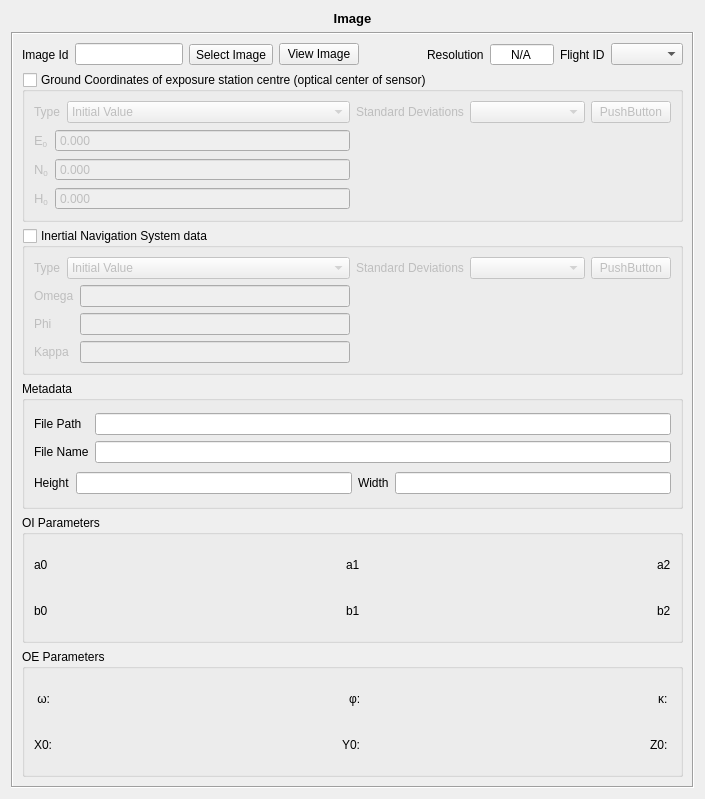
<?xml version="1.0" encoding="UTF-8"?>
<ui version="4.0">
 <class>ImageView</class>
 <widget class="QWidget" name="ImageView">
  <property name="geometry">
   <rect>
    <x>0</x>
    <y>0</y>
    <width>705</width>
    <height>799</height>
   </rect>
  </property>
  <property name="windowTitle">
   <string>Form</string>
  </property>
  <layout class="QVBoxLayout" name="verticalLayout_16">
   <item>
    <widget class="QLabel" name="label_8">
     <property name="sizePolicy">
      <sizepolicy hsizetype="Preferred" vsizetype="Fixed">
       <horstretch>0</horstretch>
       <verstretch>0</verstretch>
      </sizepolicy>
     </property>
     <property name="text">
      <string>&lt;!DOCTYPE HTML PUBLIC &quot;-//W3C//DTD HTML 4.0//EN&quot; &quot;http://www.w3.org/TR/REC-html40/strict.dtd&quot;&gt;
&lt;html&gt;&lt;head&gt;&lt;meta name=&quot;qrichtext&quot; content=&quot;1&quot; /&gt;&lt;style type=&quot;text/css&quot;&gt;
p, li { white-space: pre-wrap; }
&lt;/style&gt;&lt;/head&gt;&lt;body style=&quot; font-family:'Sans'; font-size:10pt; font-weight:400; font-style:normal;&quot;&gt;
&lt;p style=&quot; margin-top:0px; margin-bottom:0px; margin-left:0px; margin-right:0px; -qt-block-indent:0; text-indent:0px;&quot;&gt;&lt;span style=&quot; font-weight:600;&quot;&gt;Image&lt;/span&gt;&lt;/p&gt;&lt;/body&gt;&lt;/html&gt;</string>
     </property>
     <property name="alignment">
      <set>Qt::AlignCenter</set>
     </property>
    </widget>
   </item>
   <item>
    <widget class="QFrame" name="frame">
     <property name="frameShape">
      <enum>QFrame::Box</enum>
     </property>
     <property name="frameShadow">
      <enum>QFrame::Sunken</enum>
     </property>
     <layout class="QVBoxLayout" name="verticalLayout_15">
      <item>
       <layout class="QHBoxLayout" name="horizontalLayout_10">
        <item>
         <widget class="QLabel" name="label">
          <property name="text">
           <string>Image Id</string>
          </property>
         </widget>
        </item>
        <item>
         <widget class="QLineEdit" name="imageIDLine"/>
        </item>
        <item>
         <widget class="QToolButton" name="fileImageButton">
          <property name="text">
           <string>Select Image</string>
          </property>
         </widget>
        </item>
        <item>
         <widget class="QPushButton" name="viewButton">
          <property name="text">
           <string>View Image</string>
          </property>
         </widget>
        </item>
        <item>
         <spacer name="horizontalSpacer">
          <property name="orientation">
           <enum>Qt::Horizontal</enum>
          </property>
          <property name="sizeHint" stdset="0">
           <size>
            <width>40</width>
            <height>20</height>
           </size>
          </property>
         </spacer>
        </item>
        <item>
         <widget class="QLabel" name="label_7">
          <property name="text">
           <string>Resolution</string>
          </property>
         </widget>
        </item>
        <item>
         <widget class="QSpinBox" name="resolutionSpin">
          <property name="autoFillBackground">
           <bool>false</bool>
          </property>
          <property name="alignment">
           <set>Qt::AlignCenter</set>
          </property>
          <property name="buttonSymbols">
           <enum>QAbstractSpinBox::NoButtons</enum>
          </property>
          <property name="specialValueText">
           <string>N/A</string>
          </property>
          <property name="accelerated">
           <bool>true</bool>
          </property>
          <property name="suffix">
           <string> dpi</string>
          </property>
          <property name="minimum">
           <number>0</number>
          </property>
          <property name="maximum">
           <number>10000</number>
          </property>
          <property name="value">
           <number>0</number>
          </property>
         </widget>
        </item>
        <item>
         <widget class="QLabel" name="label_6">
          <property name="text">
           <string>Flight ID</string>
          </property>
         </widget>
        </item>
        <item>
         <widget class="QComboBox" name="flightIdComboBox"/>
        </item>
       </layout>
      </item>
      <item>
       <widget class="QGroupBox" name="gnssGroup">
        <property name="minimumSize">
         <size>
          <width>0</width>
          <height>100</height>
         </size>
        </property>
        <property name="title">
         <string>Ground Coordinates of exposure station centre (optical center of sensor)</string>
        </property>
        <property name="checkable">
         <bool>true</bool>
        </property>
        <property name="checked">
         <bool>false</bool>
        </property>
        <layout class="QHBoxLayout" name="horizontalLayout_6" stretch="1,1">
         <item>
          <layout class="QVBoxLayout" name="verticalLayout_8">
           <item>
            <layout class="QHBoxLayout" name="horizontalLayout_11" stretch="0,1">
             <item>
              <widget class="QLabel" name="label_11">
               <property name="text">
                <string>Type</string>
               </property>
              </widget>
             </item>
             <item>
              <widget class="QComboBox" name="gnssTypeComboBox">
               <item>
                <property name="text">
                 <string>Initial Value</string>
                </property>
               </item>
               <item>
                <property name="text">
                 <string>Fixed Value</string>
                </property>
               </item>
               <item>
                <property name="text">
                 <string>Not Considered</string>
                </property>
               </item>
              </widget>
             </item>
            </layout>
           </item>
           <item>
            <layout class="QHBoxLayout" name="horizontalLayout_5" stretch="0,1">
             <item>
              <layout class="QVBoxLayout" name="verticalLayout_6">
               <item>
                <widget class="QLabel" name="label_17">
                 <property name="text">
                  <string>&lt;!DOCTYPE HTML PUBLIC &quot;-//W3C//DTD HTML 4.0//EN&quot; &quot;http://www.w3.org/TR/REC-html40/strict.dtd&quot;&gt;
&lt;html&gt;&lt;head&gt;&lt;meta name=&quot;qrichtext&quot; content=&quot;1&quot; /&gt;&lt;style type=&quot;text/css&quot;&gt;
p, li { white-space: pre-wrap; }
&lt;/style&gt;&lt;/head&gt;&lt;body style=&quot; font-family:'Sans'; font-size:10pt; font-weight:400; font-style:normal;&quot;&gt;
&lt;table style=&quot;-qt-table-type: root; margin-top:4px; margin-bottom:4px; margin-left:4px; margin-right:4px;&quot;&gt;
&lt;tr&gt;
&lt;td style=&quot;border: none;&quot;&gt;
&lt;p style=&quot; margin-top:0px; margin-bottom:0px; margin-left:0px; margin-right:0px; -qt-block-indent:0; text-indent:0px;&quot;&gt;E&lt;span style=&quot; vertical-align:sub;&quot;&gt;0&lt;/span&gt;&lt;/p&gt;&lt;/td&gt;&lt;/tr&gt;&lt;/table&gt;&lt;/body&gt;&lt;/html&gt;</string>
                 </property>
                </widget>
               </item>
               <item>
                <widget class="QLabel" name="label_18">
                 <property name="text">
                  <string>&lt;!DOCTYPE HTML PUBLIC &quot;-//W3C//DTD HTML 4.0//EN&quot; &quot;http://www.w3.org/TR/REC-html40/strict.dtd&quot;&gt;
&lt;html&gt;&lt;head&gt;&lt;meta name=&quot;qrichtext&quot; content=&quot;1&quot; /&gt;&lt;style type=&quot;text/css&quot;&gt;
p, li { white-space: pre-wrap; }
&lt;/style&gt;&lt;/head&gt;&lt;body style=&quot; font-family:'Sans'; font-size:10pt; font-weight:400; font-style:normal;&quot;&gt;
&lt;table style=&quot;-qt-table-type: root; margin-top:4px; margin-bottom:4px; margin-left:4px; margin-right:4px;&quot;&gt;
&lt;tr&gt;
&lt;td style=&quot;border: none;&quot;&gt;
&lt;p style=&quot; margin-top:0px; margin-bottom:0px; margin-left:0px; margin-right:0px; -qt-block-indent:0; text-indent:0px;&quot;&gt;N&lt;span style=&quot; vertical-align:sub;&quot;&gt;0&lt;/span&gt;&lt;/p&gt;&lt;/td&gt;&lt;/tr&gt;&lt;/table&gt;&lt;/body&gt;&lt;/html&gt;</string>
                 </property>
                </widget>
               </item>
               <item>
                <widget class="QLabel" name="label_19">
                 <property name="text">
                  <string>&lt;!DOCTYPE HTML PUBLIC &quot;-//W3C//DTD HTML 4.0//EN&quot; &quot;http://www.w3.org/TR/REC-html40/strict.dtd&quot;&gt;
&lt;html&gt;&lt;head&gt;&lt;meta name=&quot;qrichtext&quot; content=&quot;1&quot; /&gt;&lt;style type=&quot;text/css&quot;&gt;
p, li { white-space: pre-wrap; }
&lt;/style&gt;&lt;/head&gt;&lt;body style=&quot; font-family:'Sans'; font-size:10pt; font-weight:400; font-style:normal;&quot;&gt;
&lt;table style=&quot;-qt-table-type: root; margin-top:4px; margin-bottom:4px; margin-left:4px; margin-right:4px;&quot;&gt;
&lt;tr&gt;
&lt;td style=&quot;border: none;&quot;&gt;
&lt;p style=&quot; margin-top:0px; margin-bottom:0px; margin-left:0px; margin-right:0px; -qt-block-indent:0; text-indent:0px;&quot;&gt;H&lt;span style=&quot; vertical-align:sub;&quot;&gt;0&lt;/span&gt;&lt;/p&gt;&lt;/td&gt;&lt;/tr&gt;&lt;/table&gt;&lt;/body&gt;&lt;/html&gt;</string>
                 </property>
                </widget>
               </item>
              </layout>
             </item>
             <item>
              <layout class="QVBoxLayout" name="verticalLayout_7">
               <item>
                <widget class="br::uerj::eng::efoto::EfotoDoubleSpinBox" name="eDoubleSpinBox_2">
                 <property name="buttonSymbols">
                  <enum>QAbstractSpinBox::NoButtons</enum>
                 </property>
                 <property name="accelerated">
                  <bool>true</bool>
                 </property>
                 <property name="decimals">
                  <number>3</number>
                 </property>
                 <property name="minimum">
                  <double>0.000000000000000</double>
                 </property>
                 <property name="maximum">
                  <double>999999.000000000000000</double>
                 </property>
                 <property name="value">
                  <double>0.000000000000000</double>
                 </property>
                </widget>
               </item>
               <item>
                <widget class="br::uerj::eng::efoto::EfotoDoubleSpinBox" name="nDoubleSpinBox_2">
                 <property name="buttonSymbols">
                  <enum>QAbstractSpinBox::NoButtons</enum>
                 </property>
                 <property name="accelerated">
                  <bool>true</bool>
                 </property>
                 <property name="decimals">
                  <number>3</number>
                 </property>
                 <property name="minimum">
                  <double>0.000000000000000</double>
                 </property>
                 <property name="maximum">
                  <double>9999999.000000000000000</double>
                 </property>
                </widget>
               </item>
               <item>
                <widget class="br::uerj::eng::efoto::EfotoDoubleSpinBox" name="hDoubleSpinBox_2">
                 <property name="buttonSymbols">
                  <enum>QAbstractSpinBox::NoButtons</enum>
                 </property>
                 <property name="accelerated">
                  <bool>true</bool>
                 </property>
                 <property name="decimals">
                  <number>3</number>
                 </property>
                 <property name="minimum">
                  <double>-999.000000000000000</double>
                 </property>
                 <property name="maximum">
                  <double>9999.000000000000000</double>
                 </property>
                </widget>
               </item>
              </layout>
             </item>
            </layout>
           </item>
          </layout>
         </item>
         <item>
          <layout class="QVBoxLayout" name="verticalLayout_9">
           <item>
            <layout class="QHBoxLayout" name="horizontalLayout_8" stretch="0,1,0">
             <item>
              <widget class="QLabel" name="label_9">
               <property name="text">
                <string>Standard Deviations</string>
               </property>
              </widget>
             </item>
             <item>
              <widget class="br::uerj::eng::efoto::SigmaFormTypeSelector" name="gnssSigmaSelector"/>
             </item>
             <item>
              <widget class="br::uerj::eng::efoto::SigmaFormDialogButton" name="gnssSigmaDialogButton">
               <property name="text">
                <string>PushButton</string>
               </property>
              </widget>
             </item>
            </layout>
           </item>
           <item>
            <widget class="br::uerj::eng::efoto::SigmaFormContent" name="gnssSigmaContent">
             <property name="frameShape">
              <enum>QFrame::NoFrame</enum>
             </property>
             <property name="frameShadow">
              <enum>QFrame::Raised</enum>
             </property>
             <property name="lineWidth">
              <number>0</number>
             </property>
            </widget>
           </item>
          </layout>
         </item>
        </layout>
       </widget>
      </item>
      <item>
       <widget class="QGroupBox" name="insGroup">
        <property name="minimumSize">
         <size>
          <width>0</width>
          <height>100</height>
         </size>
        </property>
        <property name="title">
         <string>Inertial Navigation System data</string>
        </property>
        <property name="checkable">
         <bool>true</bool>
        </property>
        <property name="checked">
         <bool>false</bool>
        </property>
        <layout class="QHBoxLayout" name="horizontalLayout_9" stretch="1,1">
         <item>
          <layout class="QVBoxLayout" name="verticalLayout_3">
           <item>
            <layout class="QHBoxLayout" name="horizontalLayout_12" stretch="0,1">
             <item>
              <widget class="QLabel" name="label_12">
               <property name="text">
                <string>Type</string>
               </property>
              </widget>
             </item>
             <item>
              <widget class="QComboBox" name="insTypeComboBox">
               <item>
                <property name="text">
                 <string>Initial Value</string>
                </property>
               </item>
               <item>
                <property name="text">
                 <string>Fixed Value</string>
                </property>
               </item>
               <item>
                <property name="text">
                 <string>Not Considered</string>
                </property>
               </item>
              </widget>
             </item>
            </layout>
           </item>
           <item>
            <layout class="QHBoxLayout" name="horizontalLayout" stretch="0,1">
             <item>
              <layout class="QVBoxLayout" name="verticalLayout_2">
               <item>
                <widget class="QLabel" name="label_20">
                 <property name="text">
                  <string>Omega</string>
                 </property>
                </widget>
               </item>
               <item>
                <widget class="QLabel" name="label_21">
                 <property name="text">
                  <string>Phi</string>
                 </property>
                </widget>
               </item>
               <item>
                <widget class="QLabel" name="label_22">
                 <property name="text">
                  <string>Kappa</string>
                 </property>
                </widget>
               </item>
              </layout>
             </item>
             <item>
              <layout class="QVBoxLayout" name="verticalLayout_5">
               <item>
                <widget class="br::uerj::eng::efoto::DmsEdit" name="omegaDmsEdit"/>
               </item>
               <item>
                <widget class="br::uerj::eng::efoto::DmsEdit" name="phiDmsEdit"/>
               </item>
               <item>
                <widget class="br::uerj::eng::efoto::DmsEdit" name="kappaDmsEdit"/>
               </item>
              </layout>
             </item>
            </layout>
           </item>
          </layout>
         </item>
         <item>
          <layout class="QVBoxLayout" name="verticalLayout_4">
           <item>
            <layout class="QHBoxLayout" name="horizontalLayout_7" stretch="0,1,0">
             <item>
              <widget class="QLabel" name="label_10">
               <property name="text">
                <string>Standard Deviations</string>
               </property>
              </widget>
             </item>
             <item>
              <widget class="br::uerj::eng::efoto::SigmaFormTypeSelector" name="insSigmaSelector"/>
             </item>
             <item>
              <widget class="br::uerj::eng::efoto::SigmaFormDialogButton" name="insSigmaDialogButton">
               <property name="text">
                <string>PushButton</string>
               </property>
              </widget>
             </item>
            </layout>
           </item>
           <item>
            <widget class="br::uerj::eng::efoto::SigmaFormContent" name="insSigmaContent">
             <property name="frameShape">
              <enum>QFrame::NoFrame</enum>
             </property>
             <property name="frameShadow">
              <enum>QFrame::Raised</enum>
             </property>
             <property name="lineWidth">
              <number>0</number>
             </property>
            </widget>
           </item>
          </layout>
         </item>
        </layout>
       </widget>
      </item>
      <item>
       <widget class="QGroupBox" name="metadataGroup">
        <property name="title">
         <string>Metadata</string>
        </property>
        <layout class="QVBoxLayout" name="verticalLayout_14">
         <item>
          <layout class="QHBoxLayout" name="horizontalLayout_3" stretch="0,1">
           <item>
            <layout class="QVBoxLayout" name="verticalLayout_10">
             <item>
              <widget class="QLabel" name="label_5">
               <property name="text">
                <string>File Path</string>
               </property>
              </widget>
             </item>
             <item>
              <widget class="QLabel" name="label_4">
               <property name="text">
                <string>File Name</string>
               </property>
              </widget>
             </item>
            </layout>
           </item>
           <item>
            <layout class="QVBoxLayout" name="verticalLayout_11">
             <item>
              <widget class="QLineEdit" name="filePathLine">
               <property name="enabled">
                <bool>true</bool>
               </property>
               <property name="readOnly">
                <bool>true</bool>
               </property>
              </widget>
             </item>
             <item>
              <widget class="QLineEdit" name="fileNameLine">
               <property name="enabled">
                <bool>true</bool>
               </property>
               <property name="readOnly">
                <bool>true</bool>
               </property>
              </widget>
             </item>
            </layout>
           </item>
          </layout>
         </item>
         <item>
          <layout class="QHBoxLayout" name="horizontalLayout_2">
           <item>
            <widget class="QLabel" name="label_3">
             <property name="text">
              <string>Height</string>
             </property>
            </widget>
           </item>
           <item>
            <widget class="QLineEdit" name="heightLine">
             <property name="toolTip">
              <string extracomment="Height in pixels"/>
             </property>
             <property name="readOnly">
              <bool>true</bool>
             </property>
            </widget>
           </item>
           <item>
            <widget class="QLabel" name="label_2">
             <property name="text">
              <string>Width</string>
             </property>
            </widget>
           </item>
           <item>
            <widget class="QLineEdit" name="widthLine">
             <property name="toolTip">
              <string extracomment="Width in pixels"/>
             </property>
             <property name="inputMask">
              <string/>
             </property>
             <property name="readOnly">
              <bool>true</bool>
             </property>
            </widget>
           </item>
          </layout>
         </item>
        </layout>
       </widget>
      </item>
      <item>
       <widget class="QGroupBox" name="groupBox">
        <property name="enabled">
         <bool>true</bool>
        </property>
        <property name="title">
         <string>OI Parameters</string>
        </property>
        <layout class="QVBoxLayout" name="verticalLayout_12">
         <item>
          <layout class="QVBoxLayout" name="verticalLayout">
           <item>
            <layout class="QHBoxLayout" name="horizontalLayout_4">
             <item>
              <widget class="QLabel" name="a0Label">
               <property name="text">
                <string>a0</string>
               </property>
              </widget>
             </item>
             <item>
              <spacer name="horizontalSpacer_2">
               <property name="orientation">
                <enum>Qt::Horizontal</enum>
               </property>
               <property name="sizeHint" stdset="0">
                <size>
                 <width>40</width>
                 <height>20</height>
                </size>
               </property>
              </spacer>
             </item>
             <item>
              <widget class="QLabel" name="a1Label">
               <property name="text">
                <string>a1</string>
               </property>
              </widget>
             </item>
             <item>
              <spacer name="horizontalSpacer_3">
               <property name="orientation">
                <enum>Qt::Horizontal</enum>
               </property>
               <property name="sizeHint" stdset="0">
                <size>
                 <width>40</width>
                 <height>20</height>
                </size>
               </property>
              </spacer>
             </item>
             <item>
              <widget class="QLabel" name="a2Label">
               <property name="text">
                <string>a2</string>
               </property>
              </widget>
             </item>
            </layout>
           </item>
           <item>
            <layout class="QHBoxLayout" name="horizontalLayout_13">
             <item>
              <widget class="QLabel" name="b0Label">
               <property name="text">
                <string>b0</string>
               </property>
              </widget>
             </item>
             <item>
              <spacer name="horizontalSpacer_4">
               <property name="orientation">
                <enum>Qt::Horizontal</enum>
               </property>
               <property name="sizeHint" stdset="0">
                <size>
                 <width>40</width>
                 <height>20</height>
                </size>
               </property>
              </spacer>
             </item>
             <item>
              <widget class="QLabel" name="b1Label">
               <property name="text">
                <string>b1</string>
               </property>
              </widget>
             </item>
             <item>
              <spacer name="horizontalSpacer_5">
               <property name="orientation">
                <enum>Qt::Horizontal</enum>
               </property>
               <property name="sizeHint" stdset="0">
                <size>
                 <width>40</width>
                 <height>20</height>
                </size>
               </property>
              </spacer>
             </item>
             <item>
              <widget class="QLabel" name="b2Label">
               <property name="text">
                <string>b2</string>
               </property>
              </widget>
             </item>
            </layout>
           </item>
          </layout>
         </item>
        </layout>
       </widget>
      </item>
      <item>
       <widget class="QGroupBox" name="groupBox_2">
        <property name="title">
         <string>OE Parameters</string>
        </property>
        <layout class="QHBoxLayout" name="horizontalLayout_16">
         <item>
          <layout class="QVBoxLayout" name="verticalLayout_13">
           <item>
            <layout class="QHBoxLayout" name="horizontalLayout_15">
             <item>
              <widget class="QLabel" name="omegaLabel">
               <property name="text">
                <string> ω: </string>
               </property>
              </widget>
             </item>
             <item>
              <spacer name="horizontalSpacer_9">
               <property name="orientation">
                <enum>Qt::Horizontal</enum>
               </property>
               <property name="sizeHint" stdset="0">
                <size>
                 <width>40</width>
                 <height>20</height>
                </size>
               </property>
              </spacer>
             </item>
             <item>
              <widget class="QLabel" name="phiLabel">
               <property name="text">
                <string>φ: </string>
               </property>
              </widget>
             </item>
             <item>
              <spacer name="horizontalSpacer_10">
               <property name="orientation">
                <enum>Qt::Horizontal</enum>
               </property>
               <property name="sizeHint" stdset="0">
                <size>
                 <width>40</width>
                 <height>20</height>
                </size>
               </property>
              </spacer>
             </item>
             <item>
              <widget class="QLabel" name="kappaLabel">
               <property name="text">
                <string>κ: </string>
               </property>
              </widget>
             </item>
            </layout>
           </item>
           <item>
            <layout class="QHBoxLayout" name="horizontalLayout_14">
             <item>
              <widget class="QLabel" name="x0Label">
               <property name="text">
                <string>X0: </string>
               </property>
              </widget>
             </item>
             <item>
              <spacer name="horizontalSpacer_6">
               <property name="orientation">
                <enum>Qt::Horizontal</enum>
               </property>
               <property name="sizeHint" stdset="0">
                <size>
                 <width>40</width>
                 <height>20</height>
                </size>
               </property>
              </spacer>
             </item>
             <item>
              <widget class="QLabel" name="y0Label">
               <property name="text">
                <string>Y0: </string>
               </property>
              </widget>
             </item>
             <item>
              <spacer name="horizontalSpacer_7">
               <property name="orientation">
                <enum>Qt::Horizontal</enum>
               </property>
               <property name="sizeHint" stdset="0">
                <size>
                 <width>40</width>
                 <height>20</height>
                </size>
               </property>
              </spacer>
             </item>
             <item>
              <widget class="QLabel" name="z0Label">
               <property name="text">
                <string>Z0: </string>
               </property>
              </widget>
             </item>
            </layout>
           </item>
          </layout>
         </item>
        </layout>
       </widget>
      </item>
     </layout>
    </widget>
   </item>
  </layout>
 </widget>
 <customwidgets>
  <customwidget>
   <class>br::uerj::eng::efoto::SigmaFormTypeSelector</class>
   <extends>QComboBox</extends>
   <header>SigmaForm.h</header>
  </customwidget>
  <customwidget>
   <class>br::uerj::eng::efoto::SigmaFormContent</class>
   <extends>QFrame</extends>
   <header>SigmaForm.h</header>
   <container>1</container>
  </customwidget>
  <customwidget>
   <class>br::uerj::eng::efoto::EfotoDoubleSpinBox</class>
   <extends>QDoubleSpinBox</extends>
   <header>EfotoDoubleSpinBox.h</header>
  </customwidget>
  <customwidget>
   <class>br::uerj::eng::efoto::SigmaFormDialogButton</class>
   <extends>QPushButton</extends>
   <header>SigmaForm.h</header>
  </customwidget>
  <customwidget>
   <class>br::uerj::eng::efoto::DmsEdit</class>
   <extends>QLineEdit</extends>
   <header>DmsEdit.h</header>
  </customwidget>
 </customwidgets>
 <resources/>
 <connections/>
 <slots>
  <slot>loadImageFile()</slot>
 </slots>
</ui>
